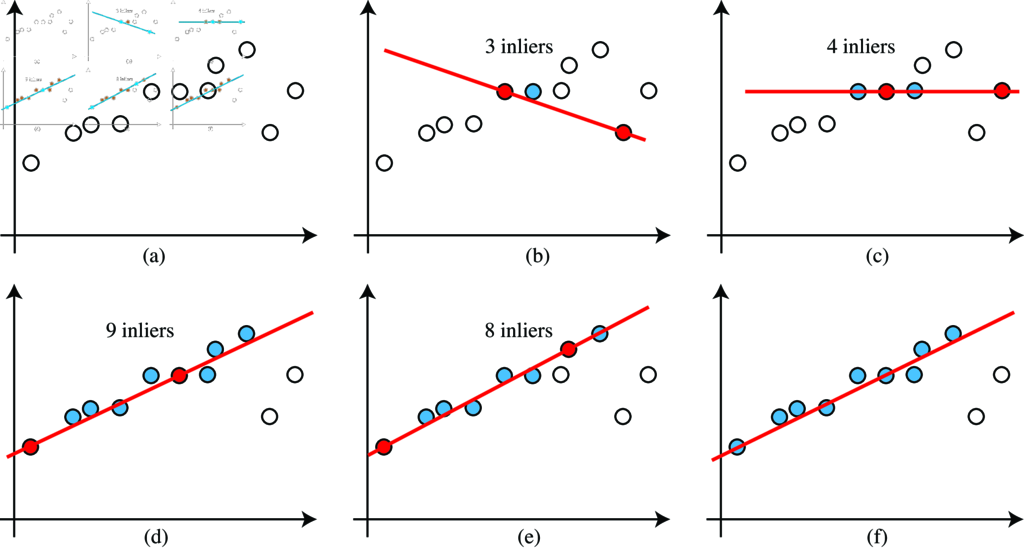
#> input picture figures/homography/ransac_algo.png, 1024 x 552 px, found by its file name
$ python analyze_ransac_figure.py
#> lines starting #> are read from the running program, lines starting #| are printed output that depends on the picture; after the words box and inside, x2 and y2 are one past the last pixel; in counts of white or black regions, pixels touching at a corner belong together
import cv2
import numpy as np
import matplotlib.pyplot as plt
from pathlib import Path

# Load the RANSAC figure
img_path = "figures_sorted/homography/diagrams_2d/ransac_algo.png"
img = cv2.imread(img_path)
#> img is the input picture: shape (552, 1024, 3); mean B, G, R 244.8, 244.5, 246.4
img_rgb = cv2.cvtColor(img, cv2.COLOR_BGR2RGB)

print("Image shape:", img.shape)
#| Image shape: (552, 1024, 3)
print("\nAnalyzing RANSAC figure with 6 subplots (a-f)...")

# The image appears to be arranged in 2 rows x 3 columns
# Let me split it into the 6 subplots
height, width = img.shape[:2]
#> height = 552; width = 1024
subplot_height = height // 2
#> subplot_height = 276
subplot_width = width // 3
#> subplot_width = 341

subplots = []
labels = ['(a)', '(b)', '(c)', '(d)', '(e)', '(f)']

for row in range(2):
    for col in range(3):
        y_start = row * subplot_height
        y_end = (row + 1) * subplot_height
        x_start = col * subplot_width
        x_end = (col + 1) * subplot_width

        subplot = img_rgb[y_start:y_end, x_start:x_end]
        subplots.append(subplot)
#> after the loop, subplots = 6 items

print(f"\nExtracted {len(subplots)} subplots, each approximately {subplot_height}x{subplot_width} pixels")
#| Extracted 6 subplots, each approximately 276x341 pixels

# Now let's detect circles in subplot (a) which should have all 11 empty circles
print("\n" + "="*60)
print("SUBPLOT (a) - Initial data points")
print("="*60)

subplot_a = subplots[0]
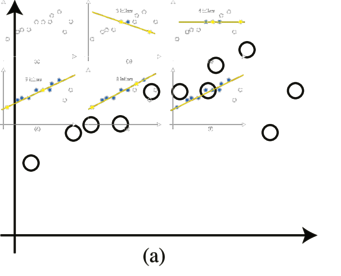
#> subplot_a: shape (276, 341, 3); mean of channels 0, 1, 2 245.6, 246.5, 246.5; drawn as B, G, R
gray_a = cv2.cvtColor(subplot_a, cv2.COLOR_RGB2GRAY)

# Detect circles using HoughCircles
circles = cv2.HoughCircles(
    gray_a,
    cv2.HOUGH_GRADIENT,
    dp=1,
    minDist=20,
    param1=50,
    param2=30,
    minRadius=5,
    maxRadius=15
)
#> circles = [[246.5, 49.5, 8.8], [179.5, 91.5, 8.4], [30.5, 162.5, 6.2], [153.5, 256.5, 11], [90.5, 124.5, 6.2], [207.5, 90.5, 6]]

if circles is not None:
    circles = np.round(circles[0, :]).astype("int")
#> circles = [[246, 50, 9], [180, 92, 8], [30, 162, 6], [154, 256, 11], [90, 124, 6], [208, 90, 6]]
    print(f"Found {len(circles)} circles in subplot (a)")
#| Found 6 circles in subplot (a)

    # Sort by y-coordinate (top to bottom) then x-coordinate
    circles_sorted = sorted(circles, key=lambda c: (c[1], c[0]))
#> circles_sorted = [[246, 50, 9], [208, 90, 6], [180, 92, 8], [90, 124, 6], [30, 162, 6], [154, 256, 11]]

    print("\nCircle positions (x, y, radius):")
    for i, (x, y, r) in enumerate(circles_sorted):
        print(f"  Circle {i+1}: x={x:3d}, y={y:3d}, r={r}")
#> this loop made 6 passes
#|   Circle 1: x=246, y= 50, r=9
#|   Circle 2: x=208, y= 90, r=6
#|   Circle 3: x=180, y= 92, r=8
#|   Circle 4: x= 90, y=124, r=6
#|   Circle 5: x= 30, y=162, r=6
#|   Circle 6: x=154, y=256, r=11

    # Find axes origin (should be bottom-left)
    # Look for edges
    edges = cv2.Canny(gray_a, 50, 150)
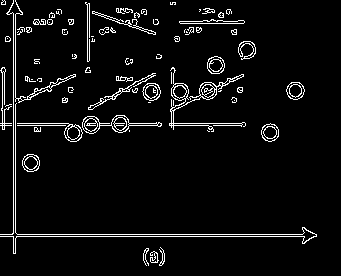
#> edges: shape (276, 341); 5.2% white in thin lines or dots, all inside (x1, y1, x2, y2) = (0, 0, 317, 266)

    # Find the axes lines
    lines = cv2.HoughLinesP(edges, 1, np.pi/180, threshold=50, minLineLength=50, maxLineGap=10)
#> lines = 19 rows, first 6: [0, 236, 316, 236], [0, 234, 302, 234], [0, 123, 68, 123], [13, 253, 13, 0], [15, 253, 15, 14], [0, 125, 245, 125]

    if lines is not None:
        print(f"\nFound {len(lines)} lines (axes)")
#| Found 19 lines (axes)
        # Find vertical and horizontal lines near the edges
        vertical_lines = []
        horizontal_lines = []

        for line in lines:
            x1, y1, x2, y2 = line[0]
            angle = np.abs(np.arctan2(y2 - y1, x2 - x1) * 180 / np.pi)

            if angle < 10 or angle > 170:  # Horizontal
                horizontal_lines.append((x1, y1, x2, y2))
            elif 80 < angle < 100:  # Vertical
                vertical_lines.append((x1, y1, x2, y2))
#> this loop made 19 passes
#> (x1, y1, x2, y2, angle) on passes 1 to 12: (0, 236, 316, 236, 0), (0, 234, 302, 234, 0), (0, 123, 68, 123, 0), (13, 253, 13, 0, 90), (15, 253, 15, 14, 90), (0, 125, 245, 125, 0), (180, 23, 243, 23, 0), (82, 123, 245, 123, 0), (89, 72, 89, 3, 90), (87, 11, 154, 34, 18.95), (2, 111, 86, 70, 26.02), (87, 72, 87, 4, 90)
#> after the loop, horizontal_lines = [(0, 236, 316, 236), (0, 234, 302, 234), (0, 123, 68, 123), (0, 125, 245, 125), (180, 23, 243, 23), (82, 123, 245, 123)]; vertical_lines = [(13, 253, 13, 0), (15, 253, 15, 14), (89, 72, 89, 3), (87, 72, 87, 4), (2, 129, 2, 67), (4, 129, 4, 67)]

        print(f"  Horizontal lines: {len(horizontal_lines)}")
#|   Horizontal lines: 6
        print(f"  Vertical lines: {len(vertical_lines)}")
#|   Vertical lines: 6

# Save visualization
fig, axes = plt.subplots(2, 3, figsize=(15, 10))
for idx, (ax, label) in enumerate(zip(axes.flat, labels)):
    ax.imshow(subplots[idx])
    ax.set_title(label, fontsize=16, fontweight='bold')
    ax.axis('off')

plt.tight_layout()
plt.savefig('figures/ransac_analysis.png', dpi=150, bbox_inches='tight')
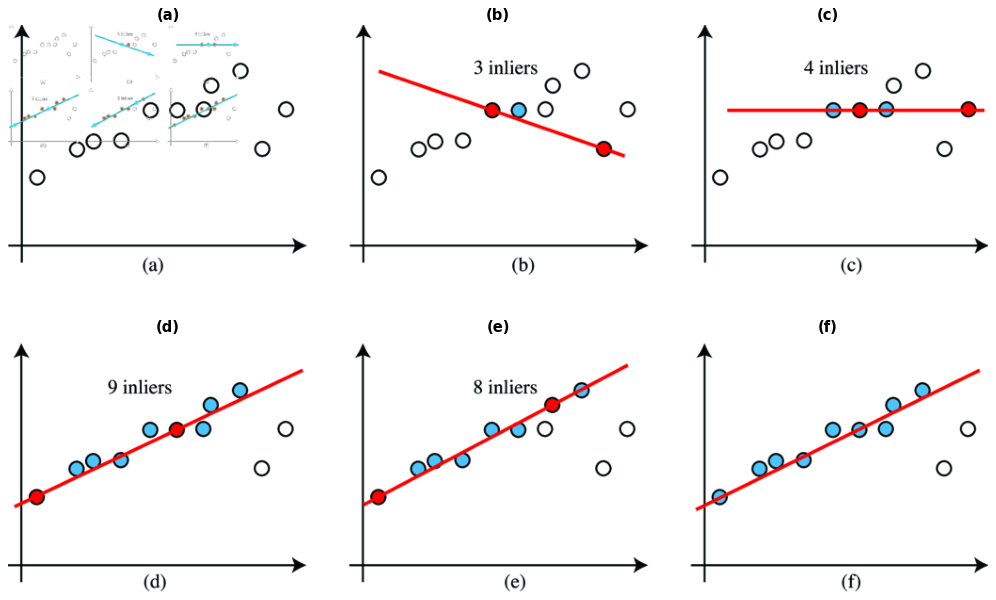
#> figure drawn by matplotlib, 6 panels
print("\nVisualization saved to figures/ransac_analysis.png")

# Analyze each subplot for filled circles and lines
print("\n" + "="*60)
print("ANALYZING ALL SUBPLOTS")
print("="*60)

for idx, (subplot, label) in enumerate(zip(subplots, labels)):
    print(f"\n{label}:")

    # Detect red color (filled inliers)
    hsv = cv2.cvtColor(subplot, cv2.COLOR_RGB2HSV)

    # Red mask
    lower_red1 = np.array([0, 100, 100])
    upper_red1 = np.array([10, 255, 255])
    lower_red2 = np.array([170, 100, 100])
    upper_red2 = np.array([180, 255, 255])
    red_mask = cv2.inRange(hsv, lower_red1, upper_red1) | cv2.inRange(hsv, lower_red2, upper_red2)
    red_pixels = np.sum(red_mask > 0)

    # Cyan/Blue mask
    lower_cyan = np.array([85, 50, 50])
    upper_cyan = np.array([105, 255, 255])
    cyan_mask = cv2.inRange(hsv, lower_cyan, upper_cyan)
    cyan_pixels = np.sum(cyan_mask > 0)

    print(f"  Red pixels: {red_pixels}")
    print(f"  Cyan/Blue pixels: {cyan_pixels}")

    # Find circles
    gray = cv2.cvtColor(subplot, cv2.COLOR_RGB2GRAY)
    circles = cv2.HoughCircles(
        gray,
        cv2.HOUGH_GRADIENT,
        dp=1,
        minDist=15,
        param1=50,
        param2=25,
        minRadius=5,
        maxRadius=15
    )

    if circles is not None:
        print(f"  Detected circles: {len(circles[0])}")
#> this loop made 6 passes
#> (label, red_pixels, cyan_pixels) on passes 1 to 6: ('(a)', 0, 672), ('(b)', 1232, 143), ('(c)', 1224, 154), ('(d)', 1470, 946), ('(e)', 1384, 719), ('(f)', 1301, 1102)
#> (printed output is left out)
#> pass 1, `cyan_mask = cv2.inRange(hsv, lower_cyan, upper_cyan)`:
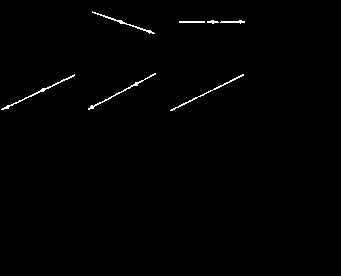
#> cyan_mask: shape (276, 341); 0.71% white in thin lines or dots, all inside (x1, y1, x2, y2) = (1, 11, 245, 111)
#> after the loop:
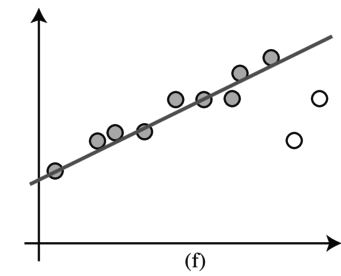
#> gray: shape (276, 341); min 5, max 255, mean 245.2
#> after the loop: hsv: shape (276, 341, 3); mean H, S, V 4.8, 6.6, 248.4

print("\n" + "="*60)
print("Analysis complete!")
